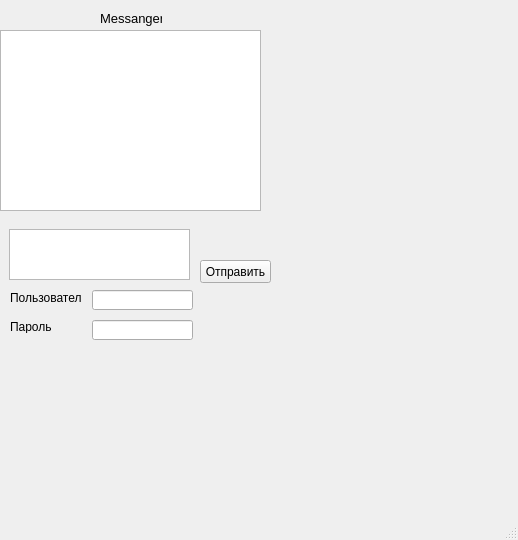
<?xml version="1.0" encoding="UTF-8"?>
<ui version="4.0">
 <class>MainWindow</class>
 <widget class="QMainWindow" name="MainWindow">
  <property name="geometry">
   <rect>
    <x>0</x>
    <y>0</y>
    <width>518</width>
    <height>540</height>
   </rect>
  </property>
  <property name="windowTitle">
   <string>MainWindow</string>
  </property>
  <property name="animated">
   <bool>true</bool>
  </property>
  <property name="dockOptions">
   <set>QMainWindow::AllowTabbedDocks|QMainWindow::AnimatedDocks|QMainWindow::GroupedDragging</set>
  </property>
  <widget class="QWidget" name="centralwidget">
   <widget class="QLabel" name="label">
    <property name="geometry">
     <rect>
      <x>100</x>
      <y>10</y>
      <width>62</width>
      <height>16</height>
     </rect>
    </property>
    <property name="font">
     <font>
      <pointsize>10</pointsize>
     </font>
    </property>
    <property name="text">
     <string>Messanger</string>
    </property>
   </widget>
   <widget class="QTextBrowser" name="textBrowser">
    <property name="geometry">
     <rect>
      <x>0</x>
      <y>30</y>
      <width>261</width>
      <height>181</height>
     </rect>
    </property>
   </widget>
   <widget class="QTextEdit" name="textEdit">
    <property name="geometry">
     <rect>
      <x>9</x>
      <y>229</y>
      <width>181</width>
      <height>51</height>
     </rect>
    </property>
   </widget>
   <widget class="QPushButton" name="pushButton">
    <property name="geometry">
     <rect>
      <x>200</x>
      <y>260</y>
      <width>71</width>
      <height>23</height>
     </rect>
    </property>
    <property name="tabletTracking">
     <bool>false</bool>
    </property>
    <property name="text">
     <string>Отправить</string>
    </property>
    <property name="autoExclusive">
     <bool>false</bool>
    </property>
   </widget>
   <widget class="QLineEdit" name="lineEdit">
    <property name="geometry">
     <rect>
      <x>92</x>
      <y>290</y>
      <width>101</width>
      <height>20</height>
     </rect>
    </property>
   </widget>
   <widget class="QLineEdit" name="lineEdit_2">
    <property name="geometry">
     <rect>
      <x>92</x>
      <y>320</y>
      <width>101</width>
      <height>20</height>
     </rect>
    </property>
   </widget>
   <widget class="QLabel" name="label_2">
    <property name="geometry">
     <rect>
      <x>10</x>
      <y>290</y>
      <width>71</width>
      <height>16</height>
     </rect>
    </property>
    <property name="text">
     <string>Пользователь</string>
    </property>
   </widget>
   <widget class="QLabel" name="label_3">
    <property name="geometry">
     <rect>
      <x>10</x>
      <y>320</y>
      <width>47</width>
      <height>13</height>
     </rect>
    </property>
    <property name="text">
     <string>Пароль</string>
    </property>
   </widget>
   <widget class="PlotWidget" name="graphWidget" native="true">
    <property name="geometry">
     <rect>
      <x>260</x>
      <y>370</y>
      <width>251</width>
      <height>141</height>
     </rect>
    </property>
   </widget>
  </widget>
  <widget class="QStatusBar" name="statusbar"/>
 </widget>
 <customwidgets>
  <customwidget>
   <class>PlotWidget</class>
   <extends>QWidget</extends>
   <header location="global">pyqtgraph</header>
   <container>1</container>
  </customwidget>
 </customwidgets>
 <resources/>
 <connections/>
</ui>
